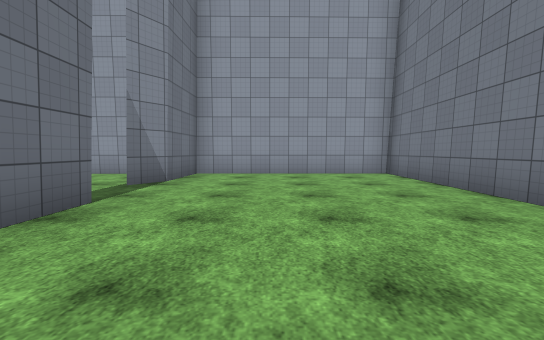
[1] (above)

13 first-person views from a walk through a Unity game level. The camera is 1.2 m above the floor, tilts 4° down and sees 90° across. The floor is counted in squares, 2 m on a side. Each view is taken from the middle of a square. On the plan, view 1 faces up. The plan holds only what a view shows up to about 9 squares ahead; the rest is blank. The place goes on beyond the plan. The player character is not drawn. Some animated figures are not drawn. Surface patterns are stand-ins for the level's own textures.

[2]
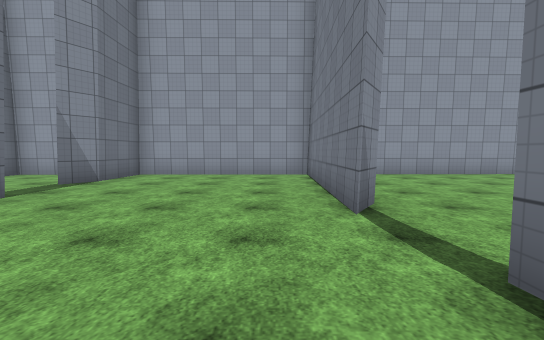

[3]
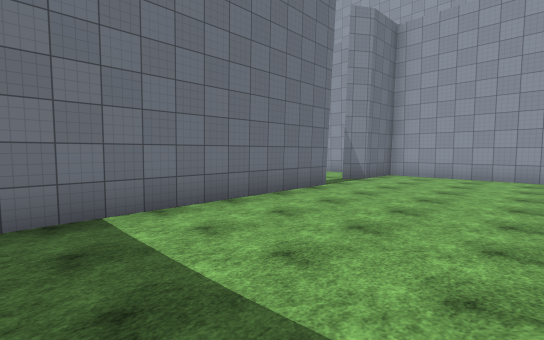

[4]
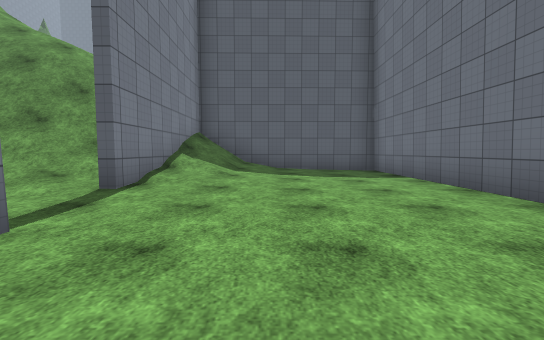

[5]
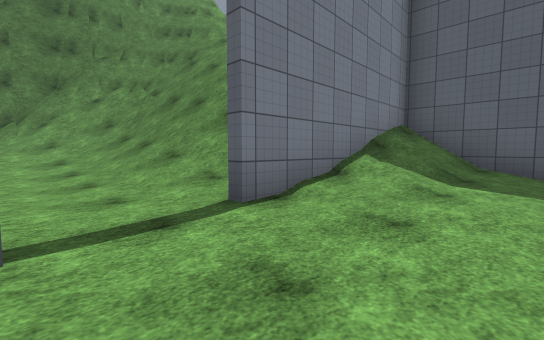

[6]
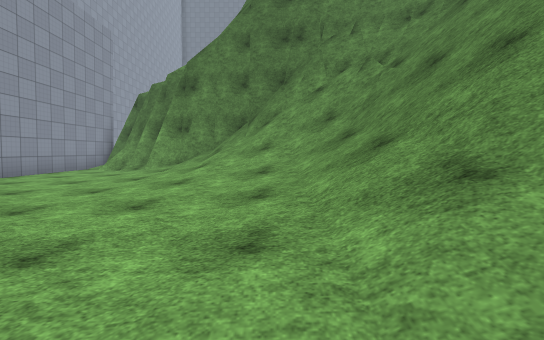

[7]
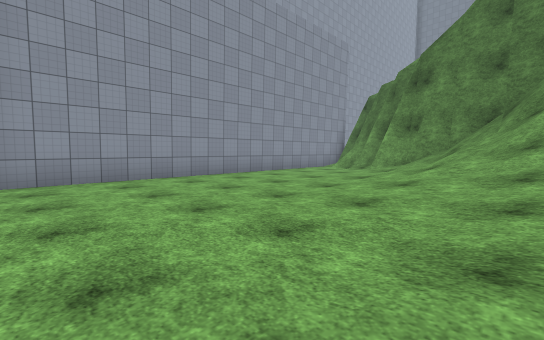

[8]
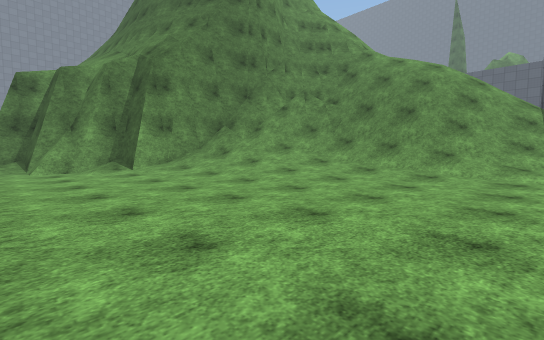

[9]
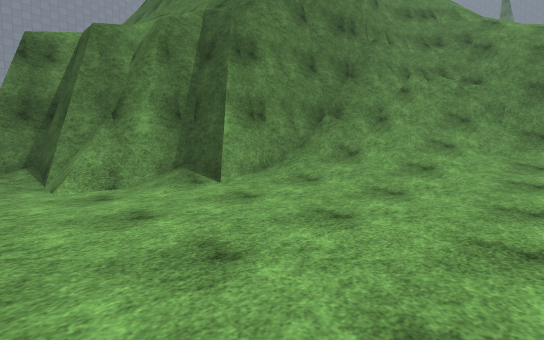

[10]
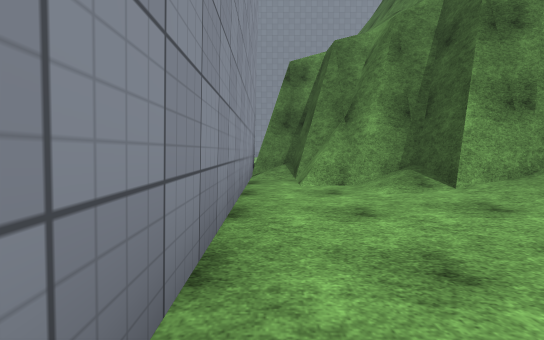

[11]
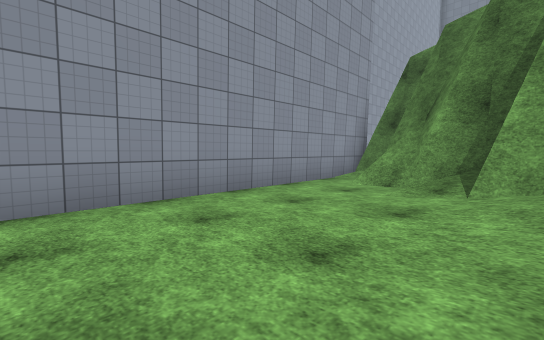

[12]
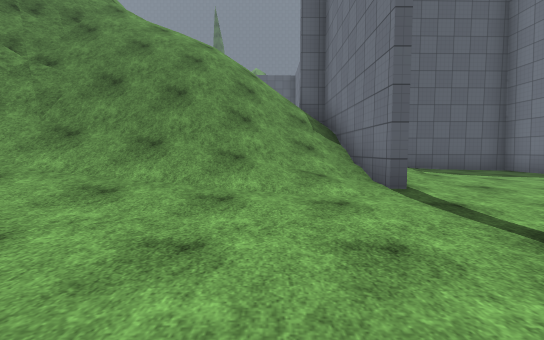

[13]
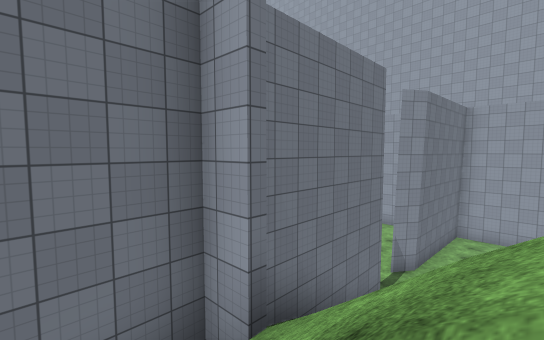

### Floor plan
Key: @ floor where view 1 was taken; # wall or solid block; . main floor; : floor 0.25 m higher than the main floor; + floor 0.5 m higher than the main floor; / step, stairs or slope.
Columns run from 6 left of view 1 to 15 right of it. Each row starts with its distance up from view 1.
  8        ###############
  7 ########.#........../#
  6  ...#....#.........###
  5   ..#....#......../#
  4    ......#......:+##
  3     #....#....:+//#
  2     #........:+///#
  1     #......::+///##
  0     #.@..#+//////#
 -1     #...:#///////#
 -2     #..:/#//////##
 -3     #..:/#//////##
 -4     #######/////#
 -5          #///  /#
 -6          #  /

Where each view was taken, in squares from view 1:
view 1: 0 up, 0 right, facing up
view 2: 1 down, 2 right, facing up
view 3: 3 down, 2 right, facing up-left
view 4: 4 up, 1 right, facing down
view 5: 2 up, 1 right, facing down-right
view 6: 1 up, 4 right, facing right
view 7: 1 up, 4 right, facing up-right
view 8: 7 up, 4 right, facing down-right
view 9: 7 up, 8 right, facing down-right
view 10: 7 up, 8 right, facing right
view 11: 4 up, 8 right, facing up-right
view 12: 4 up, 5 right, facing down
view 13: 6 down, 6 right, facing up-left
